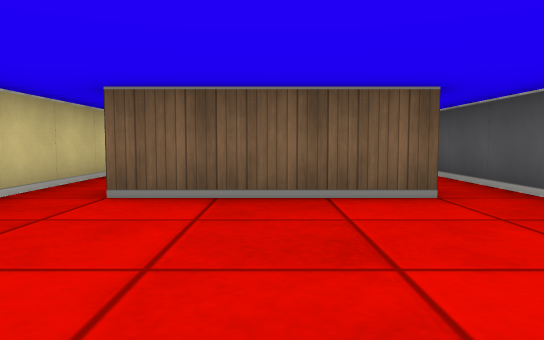
view 1 (above)

12 first-person views from a walk through a cub3D maze. The camera is about half as high as the walls, tilts 4° down and sees 70° across. The floor is counted in squares. Each view is taken from the middle of a square. On the plan, view 1 faces up. The plan holds only what a view shows up to about 9 squares ahead; the rest is blank. The place goes on beyond the plan.

view 2
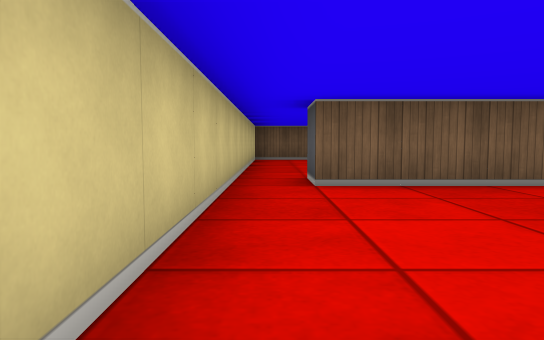

view 3
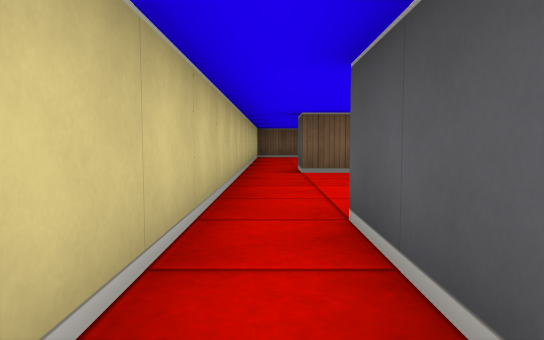

view 4
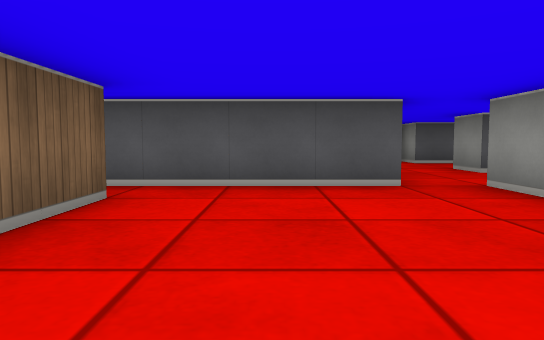

view 5
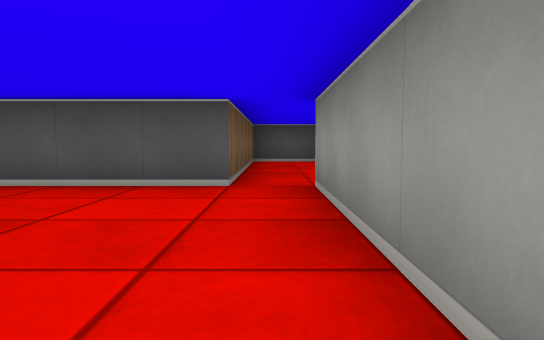

view 6
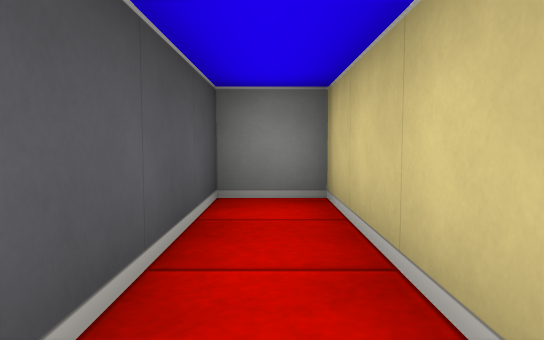

view 7
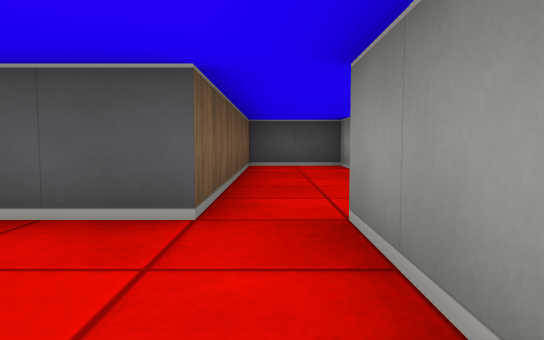

view 8
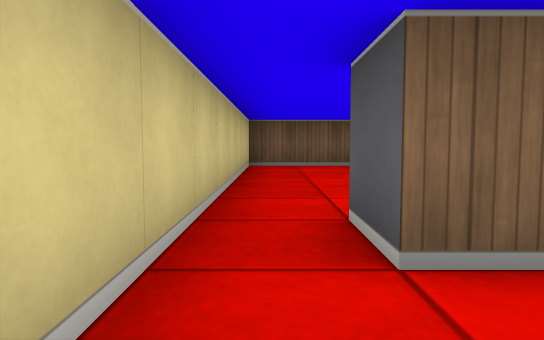

view 9
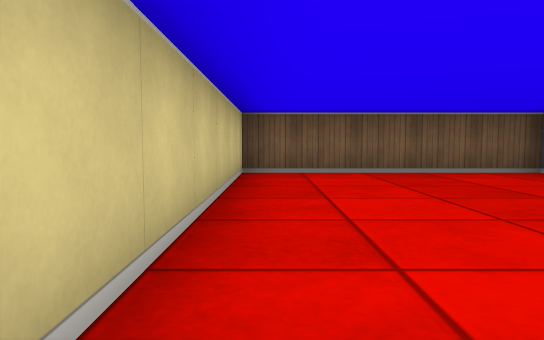

view 10
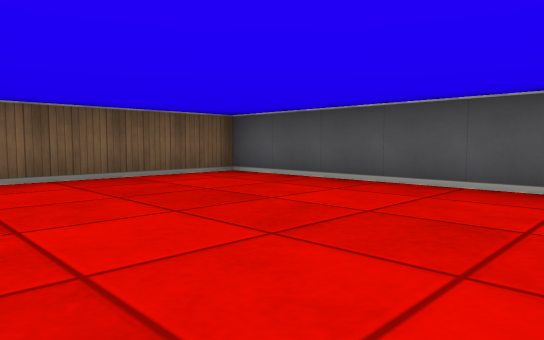

view 11
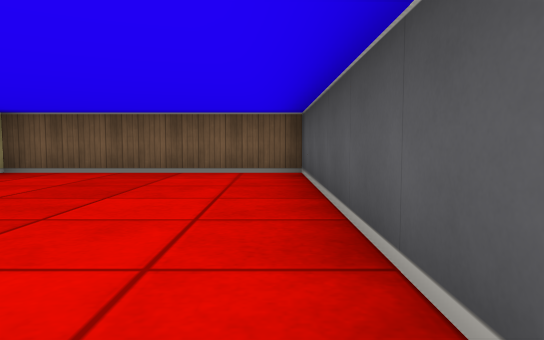

view 12
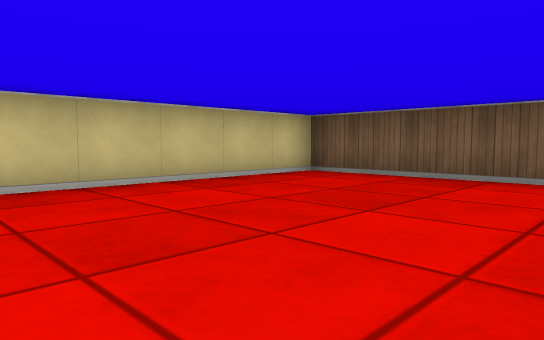

### Floor plan
Ten units are one square. View 1 is at (0, 0); x grows to the right and y downward. Boxes are objects, and circles mark ways between rooms. Rooms are numbered by the first view taken in them; rooms with no view inside come last. Other rooms are left out.
<svg viewBox="-30 -110 60 150">
<path fill="none" stroke="#000" d="M25 -5 25 -45M16 -35 -15 -35 -15 -45M-25 -45 -25 35 -15 35 -15 5 25 5M25 -45 25 -105 -25 -105 -25 -45"/>
<circle cx="-20" cy="-40" r="3" fill="#2a7"/>
<circle cx="20" cy="-40" r="3" fill="#2a7"/>
<text x="0" y="-10">1</text>
<text x="0" y="-80">2</text>
</svg>
Room 1 opens to room 2.

Where each view was taken, in squares from view 1:
view 1: 0 up, 0 right, facing up
view 2: 1 down, 2 left, facing up
view 3: 3 down, 2 left, facing up
view 4: 2 up, 2 left, facing right
view 5: 0 up, 2 left, facing right
view 6: 0 up, 2 left, facing down
view 7: 0 up, 0 right, facing right
view 8: 2 up, 2 left, facing up
view 9: 4 up, 2 left, facing up
view 10: 5 up, 2 left, facing up-right
view 11: 4 up, 2 right, facing up
view 12: 5 up, 2 right, facing up-left
